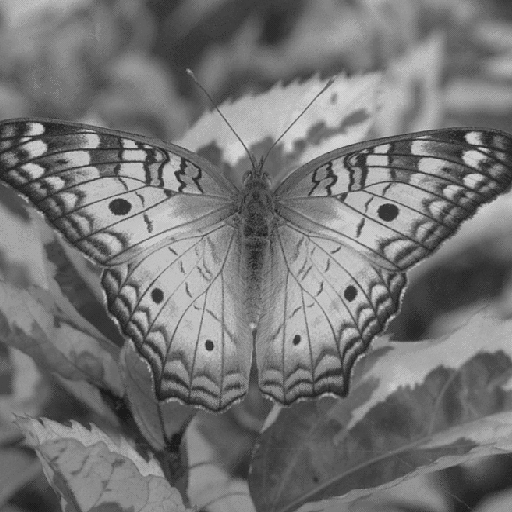
#> input picture Trabalho0/butterfly.png, 512 x 512 px
$ python mc920-trabalho0.py
#> lines starting #> are read from the running program, lines starting #| are printed output that depends on the picture
#> the answer given: 1
#> the answer given: butterfly.png
#> in main, img is the input picture: shape (512, 512); min 27, max 212, mean 116.8
import cv2
import numpy as np

def negativo(name, img):

#> called with name = 'butterfly.png'
	img = 255 - img
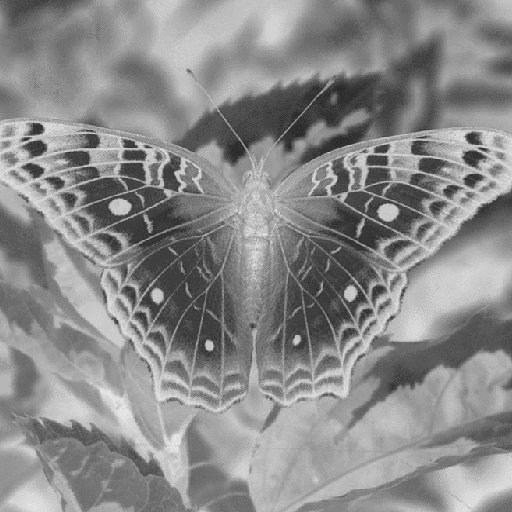
#> img: shape (512, 512); min 43, max 228, mean 138.2
	cv2.imwrite(name+'-negativo.png', img)

def espelhamentoVertical(name, img):

#> called with name = 'butterfly.png'
	img = img[::-1]
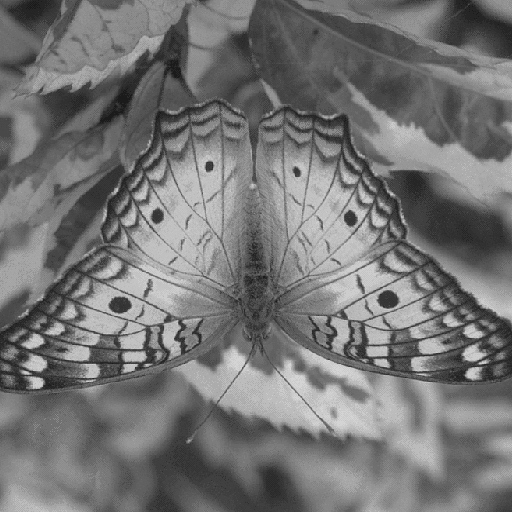
#> img: shape (512, 512); min 27, max 212, mean 116.8
	cv2.imwrite(name+'-espelhamentoVertical.png', img)

def transformada(name, img):

#> called with name = 'butterfly.png'
	img = (100*img + 25500)/255
	cv2.imwrite(name+'-transformada.png', img)
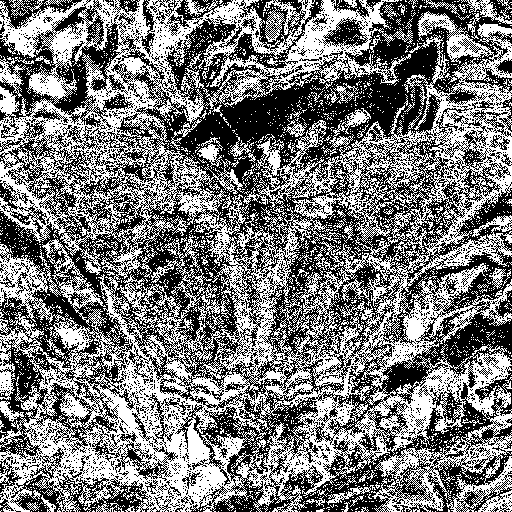
#> saved as butterfly.png-transformada.png: shape (512, 512); values 100 (black) and 101 (white), 48.2% white in thin lines or dots

def linhasPares(name, img):

#> called with name = 'butterfly.png'
	imgNew = img.copy()
	imgNew[::2] = img[::2, ::-1]
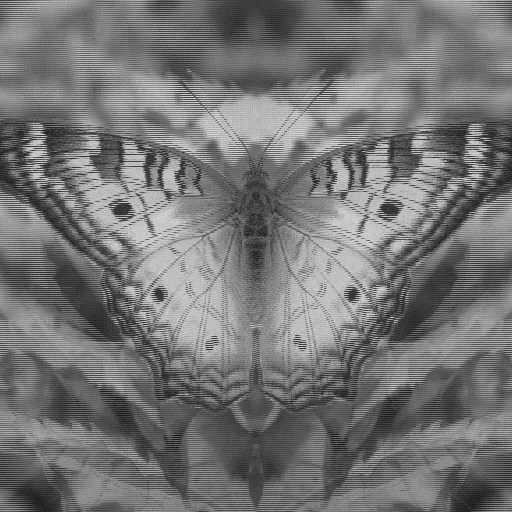
#> imgNew: shape (512, 512); min 27, max 212, mean 116.8
	cv2.imwrite(name+'-linhasPares.png', imgNew)

def reflexãoLinhas(name, img):

#> called with name = 'butterfly.png'
	rows, cols = img.shape
#> rows = 512; cols = 512
	rows = int(rows/2)
#> rows = 256
	img[rows::] = img[rows:0:-1]
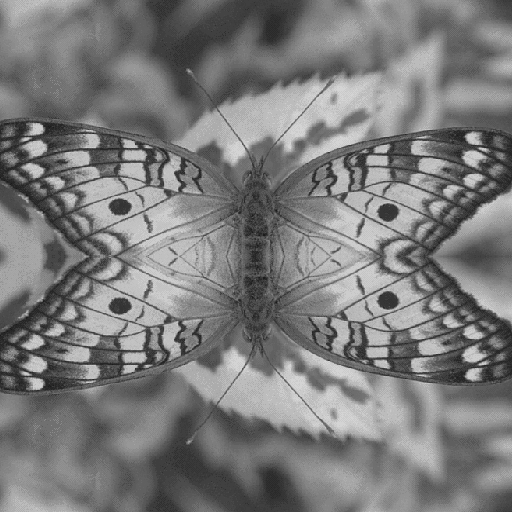
#> img: shape (512, 512); min 27, max 212, mean 123
	cv2.imwrite(name+'-reflexãoLinhas.png', img)

# [62 lines left out: functions ajusteDeBrilho, planoDeBits, mosaico, combinacaoDeImagens, not called in this run]

def main():

	c = int(input("Qual operação deseja fazer?\n1 - Transformação de Intensidade\n2 - Ajuste de Brilho\n3 - Planos de Bits\n4 - Mosaico\n5 - Combinação de Imagens\n"))

	nome = input("Nome da imagem: ")
	img = cv2.imread(nome, 0)
	img = np.array(img)

	if c == 1:
		negativo(nome, img)
		espelhamentoVertical(nome, img)
		transformada(nome, img)
		linhasPares(nome, img)
		reflexãoLinhas(nome, img)

	elif c == 2:
		ajusteDeBrilho(nome, img)

	elif c == 3:
		planoDeBits(nome, img)

	elif c == 4:
		mosaico(nome, img)

	elif c == 5:
		img2 = cv2.imread("butterfly.png", 0)
		img2 = np.array(img2)

		combinacaoDeImagens(nome, img, img2)

	else:
		print("Algo deu errado...")

if __name__ == '__main__':
	main()

$ run again, with Trabalho0/baboon.png copied over Trabalho0/butterfly.png
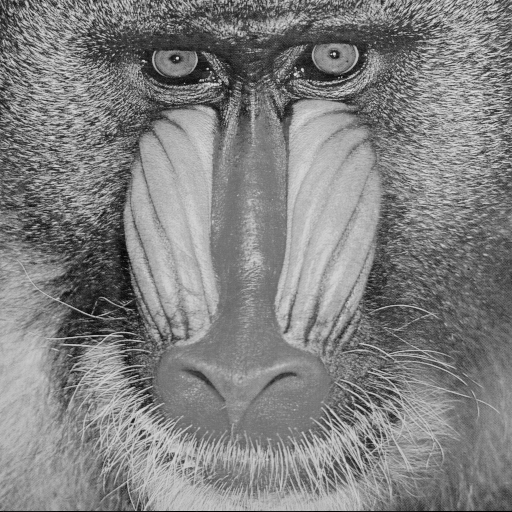
#> input picture Trabalho0/baboon.png, 512 x 512 px
#> in main, img is the input picture: shape (512, 512); min 0, max 230, mean 129.1
#> in transformada, `cv2.imwrite(name+'-transformada.png', img)`:
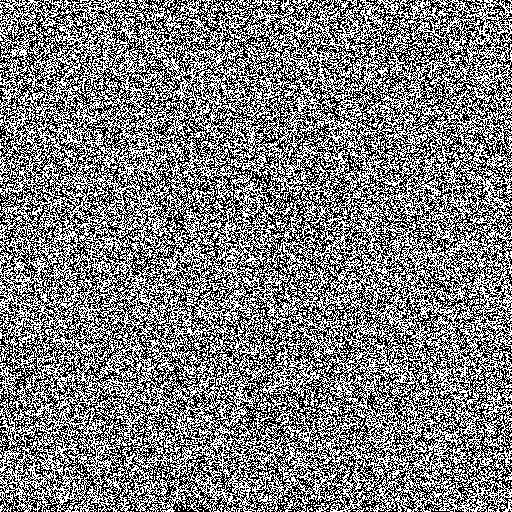
#> saved as butterfly.png-transformada.png: shape (512, 512); values 100 (black) and 101 (white), 49.6% white in thin lines or dots
#> in reflexãoLinhas, `img[rows::] = img[rows:0:-1]`:
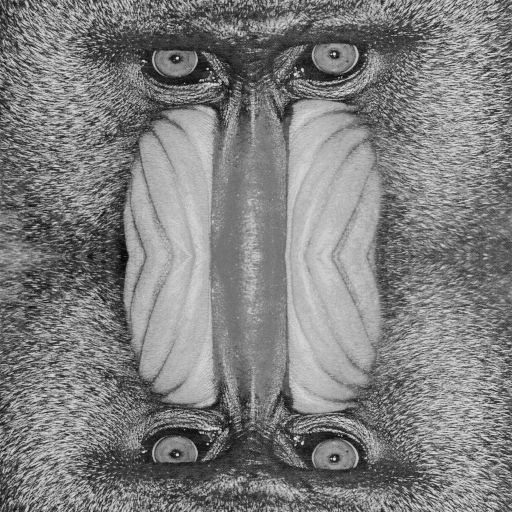
#> img: shape (512, 512); min 4, max 230, mean 126.8

$ run again, with Trabalho0/city.png copied over Trabalho0/butterfly.png
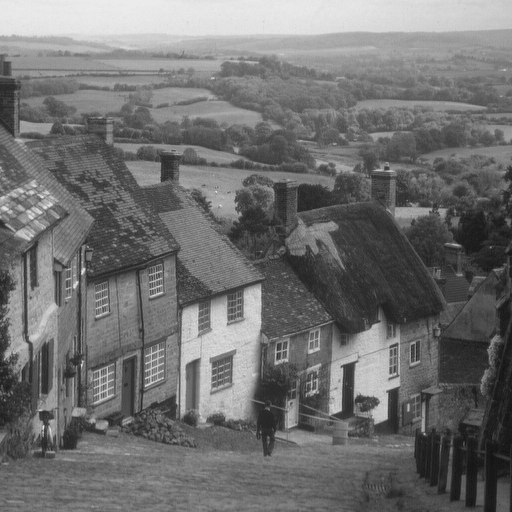
#> input picture Trabalho0/city.png, 512 x 512 px
#> in main, img is the input picture: shape (512, 512); min 16, max 235, mean 112.2
#> in transformada, `cv2.imwrite(name+'-transformada.png', img)`:
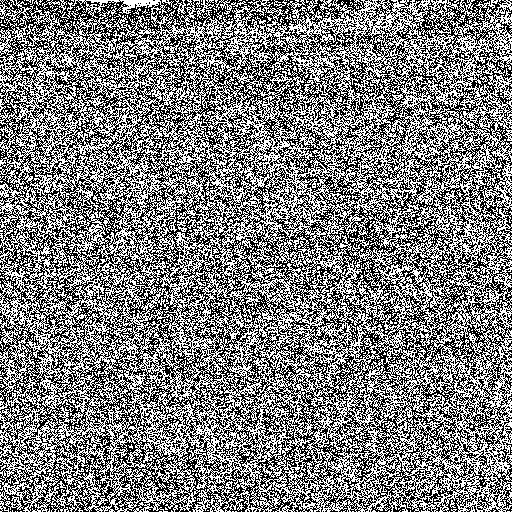
#> saved as butterfly.png-transformada.png: shape (512, 512); values 100 (black) and 101 (white), 49.8% white in thin lines or dots
#> in reflexãoLinhas, `img[rows::] = img[rows:0:-1]`:
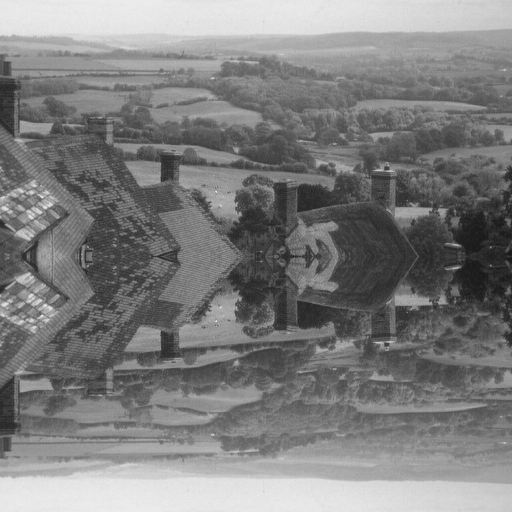
#> img: shape (512, 512); min 22, max 235, mean 126.1

$ run again, with Trabalho0/house.png copied over Trabalho0/butterfly.png
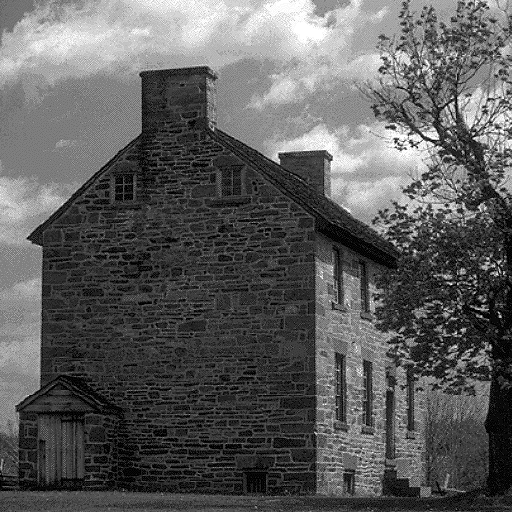
#> input picture Trabalho0/house.png, 512 x 512 px
#> in main, img is the input picture: shape (512, 512); min 0, max 255, mean 92.9
#> in transformada, `cv2.imwrite(name+'-transformada.png', img)`:
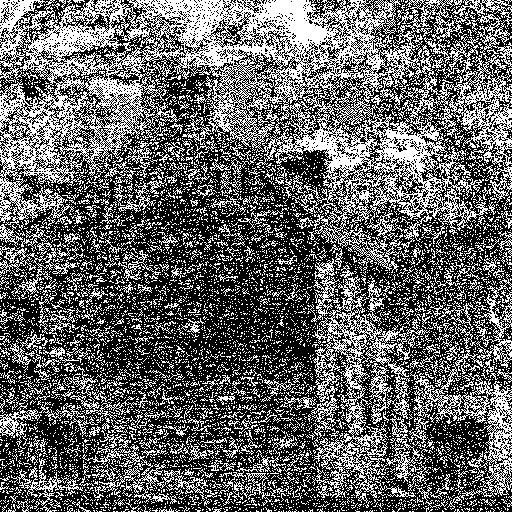
#> saved as butterfly.png-transformada.png: shape (512, 512); values 100 (black) and 101 (white), 39.4% white in thin lines or dots
#> in reflexãoLinhas, `img[rows::] = img[rows:0:-1]`:
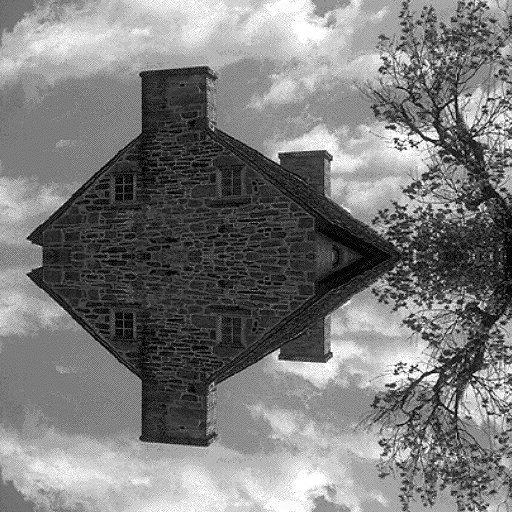
#> img: shape (512, 512); min 0, max 255, mean 123.2
